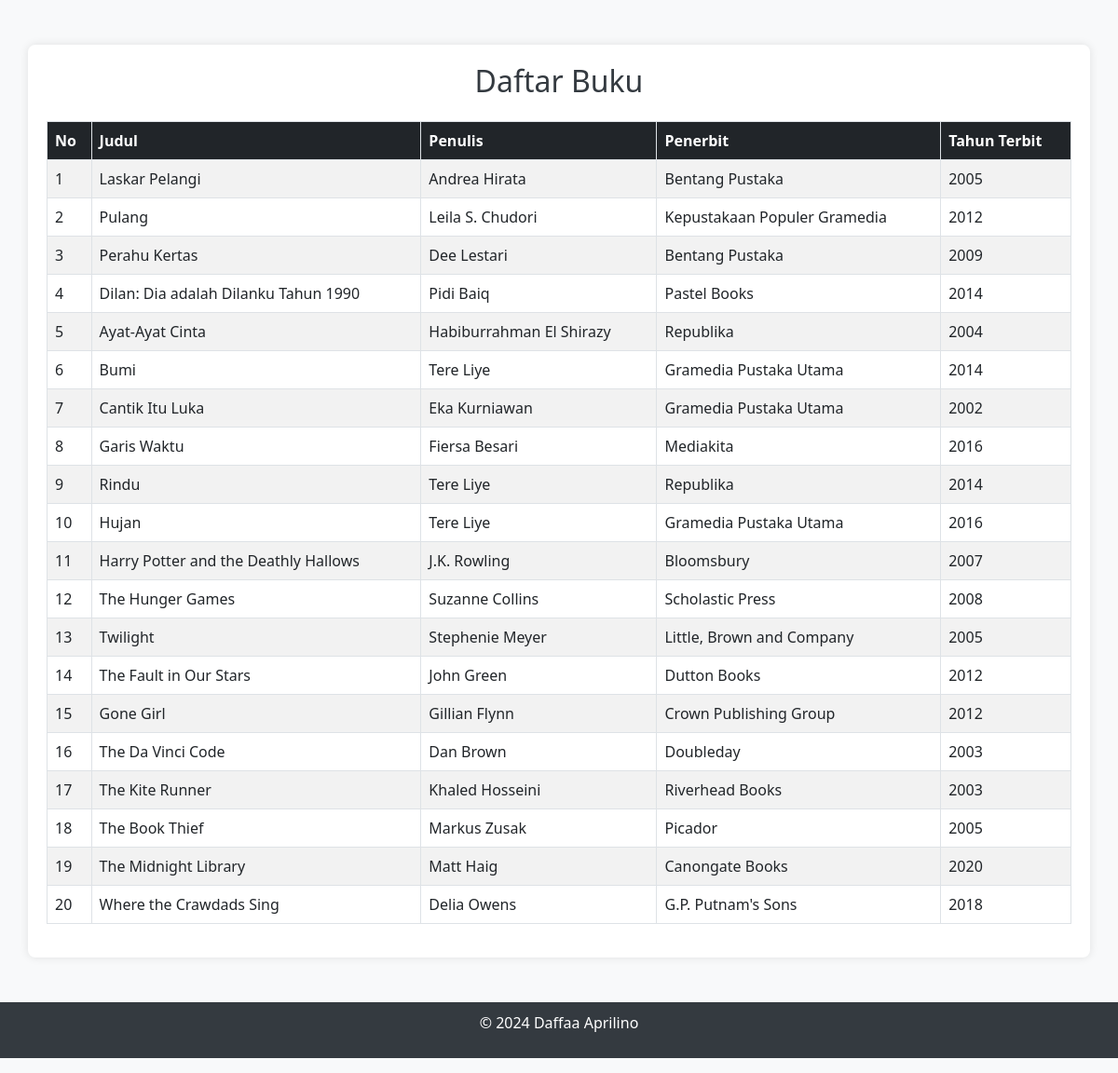
/tugas1/index.php, run on the app's committed database.
### tables this page shows
CREATE TABLE `buku` (
  `id` int NOT NULL,
  `judul` varchar(100) NOT NULL,
  `penulis` varchar(100) NOT NULL,
  `penerbit` varchar(100) NOT NULL,
  `tahun_terbit` int NOT NULL
);

### tugas1/index.php (the view, shortened to what this page needs)
<?php
include 'koneksi.php';
$sql = "SELECT judul, penulis, penerbit, tahun_terbit FROM buku";
$result = $conn->query($sql);
?>
<!DOCTYPE html>
<html lang="en">
<head>
    <link href="https://cdn.jsdelivr.net/npm/bootstrap@5.3.0-alpha1/dist/css/bootstrap.min.css" rel="stylesheet">
</head>
<body>
<div class="container mt-5">
    <h2 class="text-center mb-4">Daftar Buku</h2>
    <table class="table table-striped table-hover">
        <thead class="table-dark">
            <tr>
                <th>No</th>
                <th>Judul</th>
                <th>Penulis</th>
                <th>Penerbit</th>
                <th>Tahun Terbit</th>
            </tr>
        </thead>
        <tbody>
            <?php
            if ($result->num_rows > 0) {
                $no = 1;
                while($row = $result->fetch_assoc()) {
                    echo "<tr>";
                    echo "<td>" . $no++ . "</td>";
                    echo "<td>" . $row["judul"] . "</td>";
                    echo "<td>" . $row["penulis"] . "</td>";
                    echo "<td>" . $row["penerbit"] . "</td>";
                    echo "<td>" . $row["tahun_terbit"] . "</td>";
                    echo "</tr>";
                }
            } else {
                echo "<tr><td colspan='5' class='text-center'>Tidak ada data buku</td></tr>";
            }
            ?>
        </tbody>
    </table>
</div>
<footer class="text-center mt-5 mb-3">
    <p>&copy; 2024 Daffaa Aprilino</p>
</footer>
</body>
</html>

### tugas1/index.php (style rules this page uses)
body { background-color: #f8f9fa; }
.container { background-color: #ffffff; border-radius: 8px; box-shadow: 0 0 10px rgba(0, 0, 0, 0.1); padding: 20px; margin-top: 30px; }
h2 { color: #343a40; }
table { margin-top: 20px; border-collapse: collapse; width: 100%; }
th { background-color: #007bff; color: white; padding: 15px; border: 1px solid #dee2e6; text-align: left; }
td { padding: 15px; border: 1px solid #dee2e6; text-align: left; }
footer { background-color: #343a40; color: white; padding: 10px 0; position: relative; bottom: 0; width: 100%; }

### data on the page
buku: judul "Laskar Pelangi", penulis "Andrea Hirata", penerbit "Bentang Pustaka", tahun_terbit "2005"
buku: judul "Pulang", penulis "Leila S. Chudori", penerbit "Kepustakaan Populer Gramedia", tahun_terbit "2012"
buku: judul "Perahu Kertas", penulis "Dee Lestari", penerbit "Bentang Pustaka", tahun_terbit "2009"
buku: judul "Dilan: Dia adalah Dilanku Tahun 1990", penulis "Pidi Baiq", penerbit "Pastel Books", tahun_terbit "2014"
buku: judul "Ayat-Ayat Cinta", penulis "Habiburrahman El Shirazy", penerbit "Republika", tahun_terbit "2004"
buku: judul "Bumi", penulis "Tere Liye", penerbit "Gramedia Pustaka Utama", tahun_terbit "2014"
buku: judul "Cantik Itu Luka", penulis "Eka Kurniawan", penerbit "Gramedia Pustaka Utama", tahun_terbit "2002"
buku: judul "Garis Waktu", penulis "Fiersa Besari", penerbit "Mediakita", tahun_terbit "2016"
buku: judul "Rindu", penulis "Tere Liye", penerbit "Republika", tahun_terbit "2014"
buku: judul "Hujan", penulis "Tere Liye", penerbit "Gramedia Pustaka Utama", tahun_terbit "2016"
buku: judul "Harry Potter and the Deathly Hallows", penulis "J.K. Rowling", penerbit "Bloomsbury", tahun_terbit "2007"
buku: judul "The Hunger Games", penulis "Suzanne Collins", penerbit "Scholastic Press", tahun_terbit "2008"
buku: judul "Twilight", penulis "Stephenie Meyer", penerbit "Little, Brown and Company", tahun_terbit "2005"
buku: judul "The Fault in Our Stars", penulis "John Green", penerbit "Dutton Books", tahun_terbit "2012"
buku: judul "Gone Girl", penulis "Gillian Flynn", penerbit "Crown Publishing Group", tahun_terbit "2012"
buku: judul "The Da Vinci Code", penulis "Dan Brown", penerbit "Doubleday", tahun_terbit "2003"
buku: judul "The Kite Runner", penulis "Khaled Hosseini", penerbit "Riverhead Books", tahun_terbit "2003"
buku: judul "The Book Thief", penulis "Markus Zusak", penerbit "Picador", tahun_terbit "2005"
buku: judul "The Midnight Library", penulis "Matt Haig", penerbit "Canongate Books", tahun_terbit "2020"
buku: judul "Where the Crawdads Sing", penulis "Delia Owens", penerbit "G.P. Putnam's Sons", tahun_terbit "2018"
